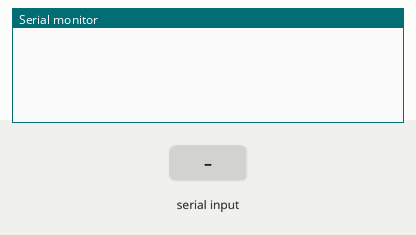
Bench run of a sketch on a simulated Arduino Uno, built with avr-gcc and run on an emulated ATmega328P. Shown: the last lines printed to the serial monitor. The inputs (shaded band) are chosen by the test bench.

Above: at 1.2 s.
1.3 s: "pinMode,150;" received over Serial
At 2.3 s:
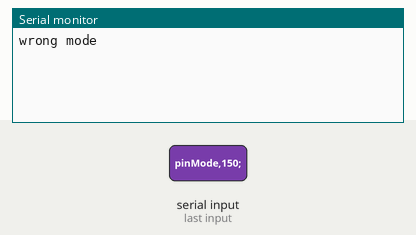
2.8 s: "INPUT,1;" received over Serial
At 3.3 s:
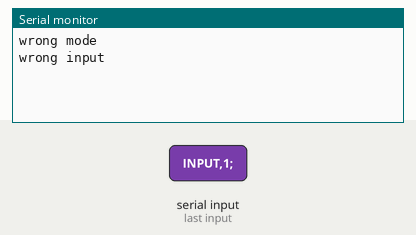
4.3 s: "digitalRead90;" received over Serial
At 4.7 s:
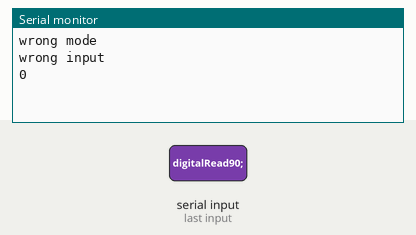

The sketch:

e-gardenArduinoCode.ino
```cpp
void setup() {
  Serial.begin(9600);
}

void loop() {}

void serialEvent() {
  String dataString="";
  if(Serial.available() > 0)
    dataString=Serial.readStringUntil(';');
  if(dataString.startsWith("pinMode")){
    dataString=dataString.substring(dataString.indexOf("(")+1,dataString.length());
    int pin=dataString.toInt();
    dataString=dataString.substring(dataString.indexOf(",")+1,dataString.indexOf(")"));
    if(dataString=="INPUT" || dataString=="0") pinMode(pin,INPUT);
    else if(dataString=="OUTPUT" || dataString=="1") pinMode(pin,OUTPUT);
    else if(dataString=="INPUT_PULLPU" || dataString=="2") pinMode(pin,INPUT_PULLUP);
    else Serial.write("wrong mode\n");
  }
  else if(dataString.startsWith("digitalWrite")){
    dataString=dataString.substring(dataString.indexOf("(")+1,dataString.indexOf(")"));
    int pin=dataString.toInt();
    dataString=dataString.substring(dataString.indexOf(",")+1,dataString.indexOf(")"));
    if(dataString=="HIGH" || dataString=="1") digitalWrite(pin,HIGH);
    else if(dataString=="LOW" || dataString=="0") digitalWrite(pin,LOW);
    else Serial.write("wrong mode\n");
  }
  else if(dataString.startsWith("digitalRead")){
    dataString=dataString.substring(dataString.indexOf("(")+1,dataString.indexOf(")"));
    int pin=dataString.toInt();
    Serial.println(digitalRead(pin));
  }
  else if(dataString.startsWith("analogRead")){
    if(dataString.indexOf('A')<0){
      dataString=dataString.substring(dataString.indexOf("(")+1,dataString.indexOf(")"));
      int pin=dataString.toInt();
      Serial.println(analogRead(pin));
    }
    else{
      dataString=dataString.substring(dataString.indexOf("A")+1,dataString.indexOf(")"));
      int pin=dataString.toInt()+54;
      Serial.println(analogRead(pin));
    }
  }
  else if(dataString.startsWith("analogWrite")){
    dataString=dataString.substring(dataString.indexOf("(")+1,dataString.length());
    int pin=dataString.toInt();
    dataString=dataString.substring(dataString.indexOf(",")+1,dataString.indexOf(")"));
    int value=dataString.toInt();
    analogWrite(pin,value);
  }
  else Serial.write("wrong input\n");
}
```

Measured:
- after the input at 1.3 s, the serial monitor: prints a new line at once (image 1)
- after the input at 2.8 s, the serial monitor: prints a new line at once (image 2)
- after the input at 4.3 s, the serial monitor: prints a new line at once (image 3)
